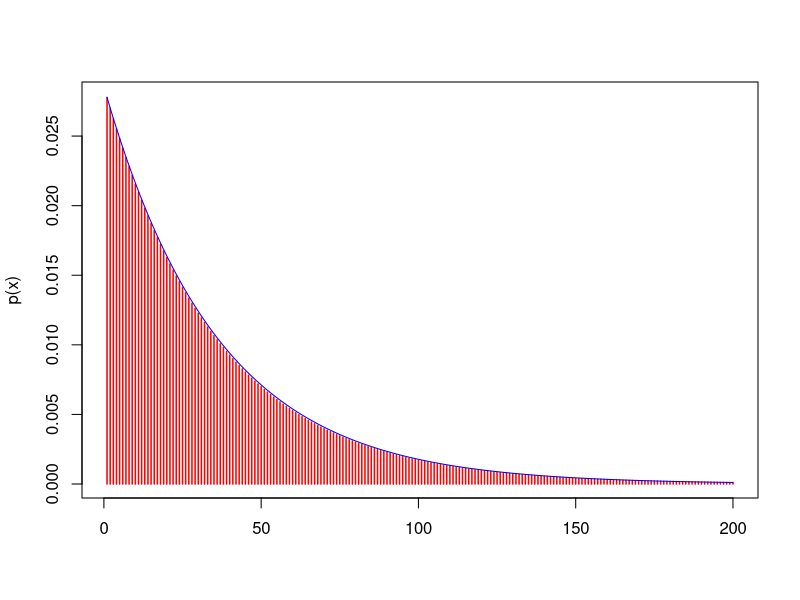
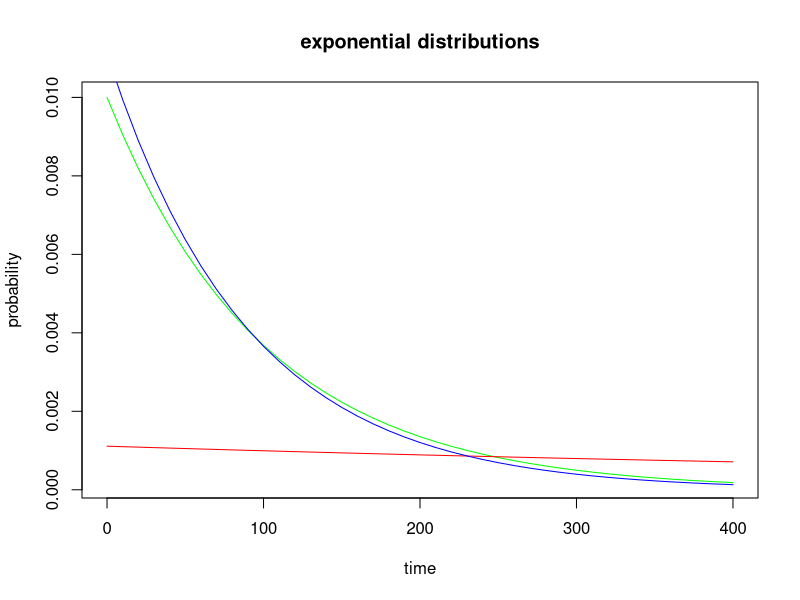
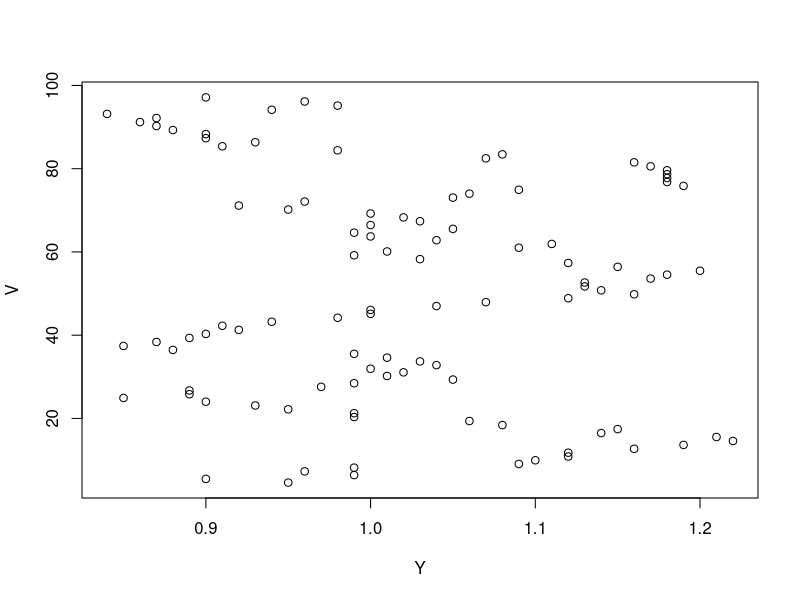

These figures' R source, in order:
# 1 d)
myx = seq(1,200,1)
geomy = dgeom(myx-1, prob=1/36)
plot(myx, geomy, type="h", col="red", lwd=1.5, xlab = "", ylab = "p(x)")

myx = seq(1,200,1)
expoy = dexp(myx-1, rate=1/36)
lines(expoy, co="blue")
#plot(myx, geomy, type="h", col="red", lwd=1.5, xlab = "", ylab = "p(x)")

# 2 b)
lambdaA = 1/100
lambdaB = 1/900
lambdaU = lambdaA + lambdaB
avgA = 1/lambdaA
avgB = 1/lambdaB
avgU = 1/lambdaU
range = seq(from = 0, to = 400, by = 10)
XA = dexp(range, rate=lambdaA)
XB = dexp(range, rate=lambdaB)
U = dexp(range, rate=lambdaU)
plot(range, XA, type = "l", col = "green", main = "exponential distributions",
     ylab = "probability", xlab = "time")
lines(range, XB, col = "red")
lines(range, U, col = "blue")

# 2 c)
n=10^3
m=10^2
N=n*m
#i
Ax = rexp(N, lambdaA)
Bx = rexp(N, lambdaB)
#ii
ABx = cbind(Ax,Bx)
U = pmin(Ax, Bx)
#Z = 1*(Bx>Ax)
Z = ifelse(Ax < Bx, 0, 1)
U_output = sort(U, index.return=TRUE)
U_sort = U_output$x
U_idx = U_output$ix
Z_sorted = Z[order(U_idx)]

#U_sort <- U[order(U)]
#Z_sorted <- Z[order(U)]

V = c(rep(0,m))
Y = c(rep(0,m))
for (j in 1:m){
    for (i in 1:n) {
        V[j] = V[j] + U_sort[m*(j-1)+i]
        Y[j] = Y[j] + Z_sorted[m*(j-1)+i]        
    }
}
V = (1/m)*V
Y = (1/m)*Y
plot(Y,V)

#***************************
# The two variables are independent because the plot is caotic. (Looks like 'snow')
#***************************

#4.5
N=10^6
blodtype = c(0.34,0.408, 0.068, 0.034, 0.06, 0.072, 0.012, 0.0006)
accum_blodtype = 0
n = c(0,0,0,0,0,0,0,0)
p = c(0,0,0,0,0,0,0,0)
X = c(0,0,0,0,0,0,0,0)
size_accum = 0
for (i in 1:8) {
    p[i] = blodtype[i]/(1-accum_blodtype)
    accum_blodtype = accum_blodtype + blodtype[i]
    #print(accum_blodtype)
    n[i] = N - size_accum
    X[i] = rbinom(1, n[i], p[i]) 
    size_accum = size_accum + X[i]
    print(size_accum)
}
p
rel_X = X/N
#0.3420 0.4024 0.0706 0.0353 0.0593 0.0739 0.0117 0.0001 ----- k=1
#0.339658 0.408662 0.067796 0.034064 0.060183 0.071451 0.012121 0.000638 ---- k=3

#*****************
# a) rel_X is similar to blodtype 
# b) precision of 10^2k... is incleasing when k is increasing
#******************
